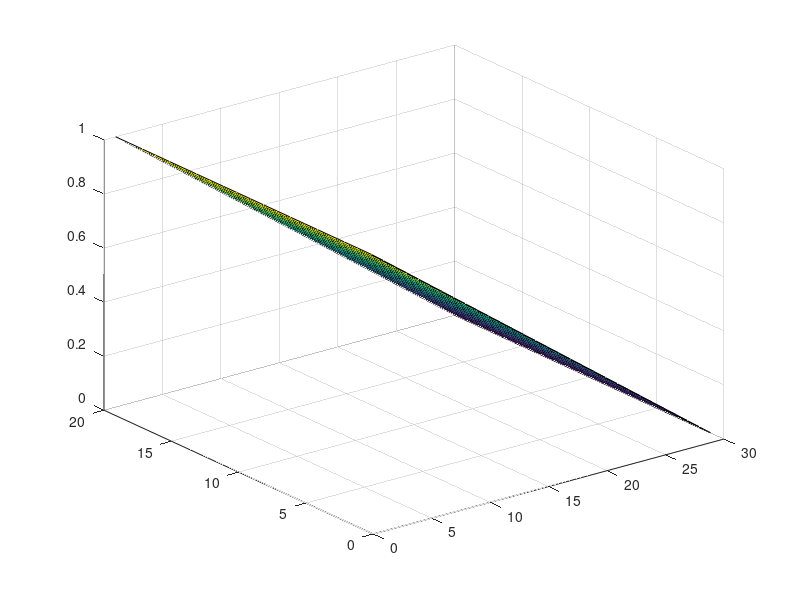
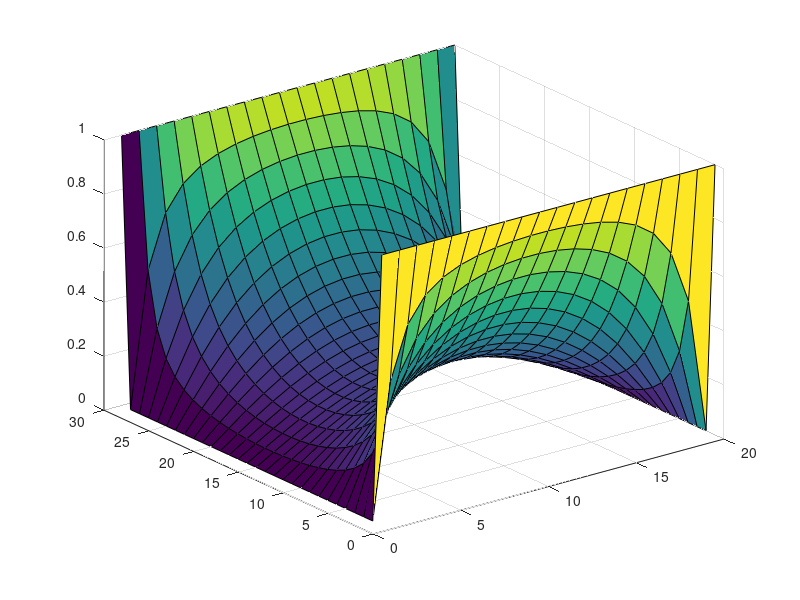
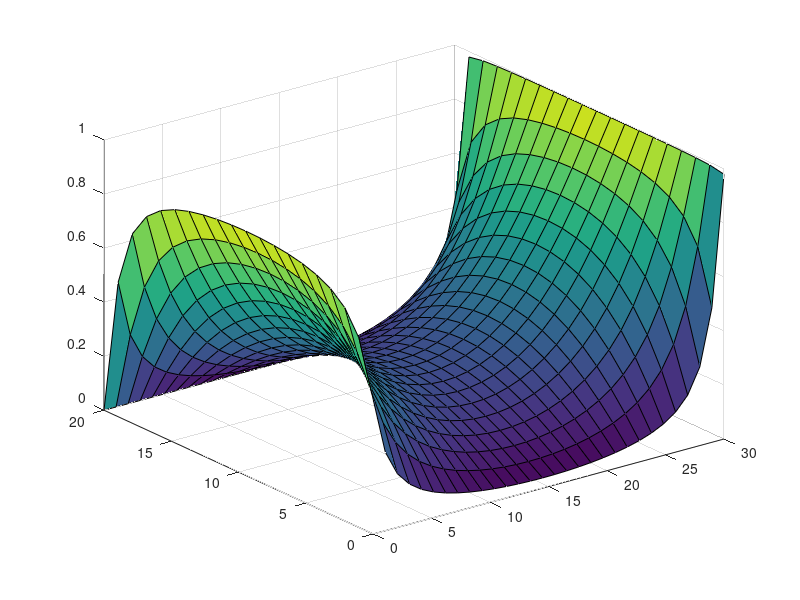

Here is the MATLAB script that generated these plots, in order:
L = 30;
W = 20;
meshSize = 1;
V_o = 1;
seriesTermCount = 200;

nx = L/meshSize;
ny = W/meshSize;

G = sparse(nx, nx);
B = zeros(nx, 1);
V_2D = zeros(ny, nx);

%Construction of discrete Laplace operator and solution vector
    
for i = 1:nx %i counts x coordinate
       
       %mapping from mesh space to equation space
       
       n = i;
       nxm = i - 1;
       nxp = i + 1;
       
       %implement boundary conditions
        
       if (i == 1)
           
           G(n,n) = 1;
           B(n) = V_o;
           
       elseif (i == nx)
           
           G(n,n) = 1;
   
       %construct discrete Laplace operator    
       else
           
           G(n,n) = -2/meshSize;
           G(n,nxm) = 1/meshSize;
           G(n,nxp) = 1/meshSize;
     
       end
       
end

V_1D = G\B;

for count = 1:ny
    
   V_2D(count,:) = V_1D;
    
end

figure;
surf(V_2D);

%1 b)%

G = sparse(nx*ny, nx*ny);
B = zeros(nx*ny, 1);

%Construction of discrete Laplace operator and solution vector
for j = 1:ny %j counts y coordinate
    
   for i = 1:nx %i counts x coordinate
       
       %mapping from mesh space to equation space
       
       n = i + (j - 1)*nx;
       nym = i + (j - 2)*nx;
       nyp = i + j*nx;
       nxm = (i - 1) + (j - 1)*nx;
       nxp = (i + 1) + (j - 1)*nx;
       
       %implement boundary conditions
       if ((i > 1 && i < nx) && ((j == 1) || (j == ny)))
          
           G(n,:) = 0;
           G(n,n) = 1;
           B(n) = 0;
   
       elseif (i == 1) || (i == nx)
           
           G(n,:) = 0;
           G(n,n) = 1;
           B(n) = V_o;
   
       %construct discrete Laplace operator    
       else
           
           G(n,n) = -4/meshSize;
           G(n,nym) = 1/meshSize;
           G(n,nyp) = 1/meshSize;
           G(n, nxp) = 1/meshSize;
           G(n, nxm) = 1/meshSize;
     
       end
       
   end
    
end
 
V = G\B;
V = reshape(V, [nx ny]);

figure;
surf(V)

%Define Analytical Series Solution

x = linspace(0, L, nx);
y = linspace(0, W, ny);
V_an = zeros(length(x), length(y));

seriesSolution = @(x,y,k) (4*V_o/pi)*(1/k)*((cosh((k*pi*x)/W))*(sin((k*pi*y)/W)))/(cosh((k*pi*(L/2))/W));

for xval = 1:length(x)
    for yval = 1:length(y)
        for k = 1:2:seriesTermCount
                            
            V_an(xval,yval) = V_an(xval,yval) + seriesSolution(xval - (L)/2,yval,k);
                       
        end  
    end   
end
   
figure;
[Y,X] = meshgrid(y,x);
surf(X, Y, V_an);